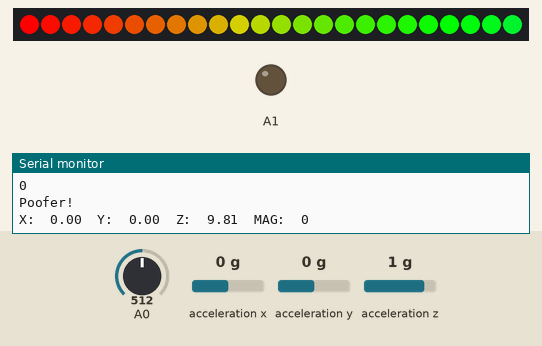
A sketch run on a simulated Arduino Uno, built with avr-gcc and run on an emulated ATmega328P. On the bench: 24 RGB LEDs in strip order, left to right, output pins drawn as LEDs (lit = HIGH), the last lines printed to the serial monitor. The inputs (shaded band) are chosen by the test bench; at power-on: A0 = 512, acceleration x 0 g, acceleration y 0 g, acceleration z 1 g. The strip is taken to match the declared colour order.

Above: at 2.2 s.
2.3 s: A0 set to 75
At 4.2 s:
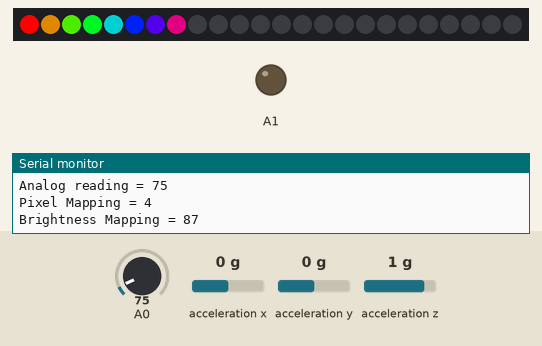
6.0 s: A0 set to 180
At 6.8 s:
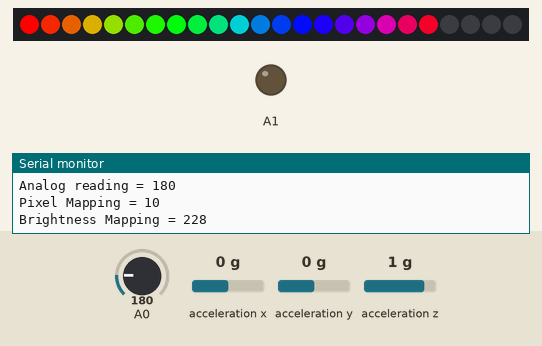
11.5 s: A0 set to 160
At 13.2 s:
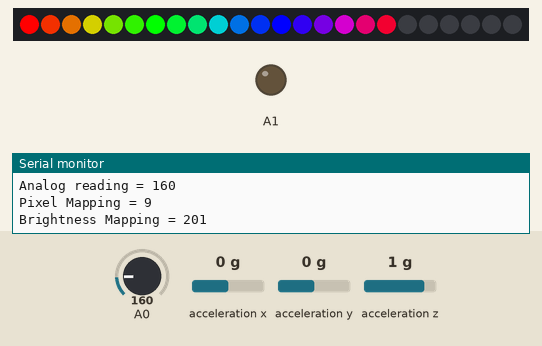
17.4 s: A0 set to 30
At 21.7 s:
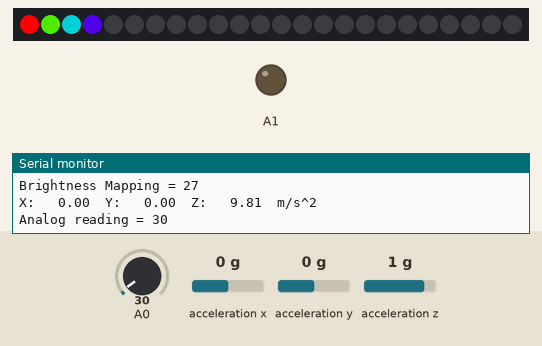
21.8 s: A0 set to 306
At 23.2 s:
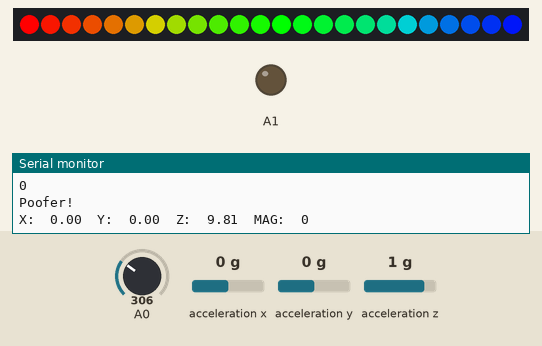
27.0 s: A0 set to 992
At 29.0 s:
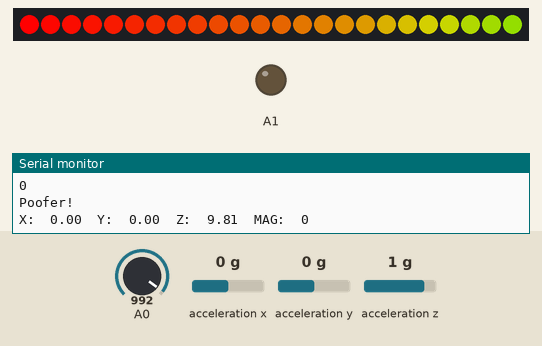
Timing chart, 0 to 33.4 s (numbered marks = the images above; inputs shaded):
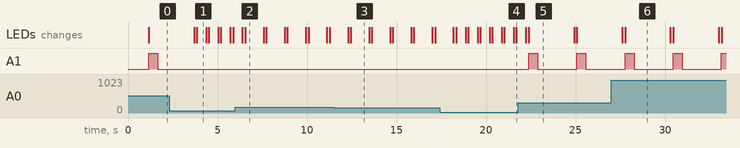

The sketch:

spank-o-meter.ino
```cpp
#include <Adafruit_NeoPixel.h>
#include "Adafruit_WS2801.h"
#include <Adafruit_MMA8451.h>
#include <Adafruit_Sensor.h>
#include "SPI.h"
#include "Wire.h"

#define PIN 3
#define NUM_LEDS 24
#define LOW_READ 10
#define HIGH_READ 200

sensors_event_t event;

Adafruit_NeoPixel strip = Adafruit_NeoPixel(NUM_LEDS, PIN, NEO_RGB + NEO_KHZ800);
Adafruit_MMA8451 mma = Adafruit_MMA8451();

int fsrReading;      // the analog reading from. the FSR resistor divider
int fsrReadingBefore;
int pixelMapping;
int brightnessMapping;
int tmpvector = 0;

void setup(void) {

  Serial.begin(9600);   // We'll send debugging information via the Serial monitor
  strip.begin();
  strip.show();
  rainbowCycle(12);
  delay(1000);
  analogWrite(A1, 0);

  if (!mma.begin()) { Serial.println("Couldnt start"); } else {
    Serial.println("MMA8451 found!");
    Serial.print("Range = "); Serial.print(2 << mma.getRange());
    Serial.println("G");
  }

  mma.setRange(MMA8451_RANGE_4_G);

}

void loop(void) {

  fsrReading = 0;
  int i=0;

  mma.getEvent(&event);

  if (event.acceleration.x > 1.5 || event.acceleration.y > 1.5 || event.acceleration.z > 1.5) {

    while (i < 1000) {

      if (fsrReading < analogRead(A0)) { fsrReading = analogRead(A0); }
      i++;

    }

    if (fsrReading > LOW_READ) {

      pixelMapping = map(fsrReading,LOW_READ,HIGH_READ,1,12);
      brightnessMapping = map(fsrReading,LOW_READ,HIGH_READ,1,255);

      Serial.print("X: \t"); Serial.print(event.acceleration.x);
      Serial.print("\t");
      Serial.print("Y: \t"); Serial.print(event.acceleration.y);
      Serial.print("\t");
      Serial.print("Z: \t"); Serial.print(event.acceleration.z);
      Serial.print("\t");
      Serial.println("m/s^2 ");

      Serial.print("Analog reading = ");
      Serial.println(fsrReading);

      Serial.print("Pixel Mapping = ");
      Serial.println(pixelMapping);

      Serial.print("Brightness Mapping = ");
      Serial.println(brightnessMapping);
      Serial.println("");

      //strip.setBrightness(brightnessMapping);
      rainbowCycle(pixelMapping);

      if (pixelMapping >= 12) {

        Serial.println(tmpvector);

        analogWrite(A1, 1024);       // turn on pullup resistors
        Serial.println("Poofer!");
        delay(500);
        analogWrite(A1, 0);      // turn on pullup resistors

        Serial.print("X:\t"); Serial.print(event.data[0]);
        Serial.print("\tY:\t"); Serial.print(event.data[1]);
        Serial.print("\tZ:\t"); Serial.print(event.data[2]);
        Serial.print("\tMAG:\t"); Serial.print(tmpvector);
        Serial.println();

        delay(2000);

      }
      else if (pixelMapping >= 6) {

        delay(1000);

      } else {

        delay(500);

      }

    }

  }

  clear();

}

// Fill the dots one after the other with a color
void clear() {
  for(uint16_t i=0; i<strip.numPixels(); i++) {
    strip.setPixelColor(i, Color(0,0,0));
    strip.show();
  }
}

// Slightly different, this one makes the rainbow wheel equally distributed
// along the chain
void rainbowCycle(int pixels) {

  pixels = pixels * 2;

  int i, j;

    for (i=0; i < pixels; i++) {
      // tricky math! we use each pixel as a fraction of the full 96-color wheel
      // (thats the i / strip.numPixels() part)
      // Then add in j which makes the colors go around per pixel
      // the % 96 is to make the wheel cycle around
      strip.setPixelColor(i, Wheel( ((i * 256 / pixels) + j) % 256) );
    }

    strip.show();   // write all the pixels out

}

// Input a value 0 to 255 to get a color value.
// The colours are a transition r - g - b - back to r.
uint32_t Wheel(byte WheelPos) {
  WheelPos = 255 - WheelPos;
  if(WheelPos < 85) {
    return Color(255 - WheelPos * 3, 0, WheelPos * 3);
  }
  if(WheelPos < 170) {
    WheelPos -= 85;
    return Color(0, WheelPos * 3, 255 - WheelPos * 3);
  }
  WheelPos -= 170;
  return Color(WheelPos * 3, 255 - WheelPos * 3, 0);
}

// Create a 24 bit color value from R,G,B
uint32_t Color(byte r, byte g, byte b)
{
  uint32_t c;
  c = r;
  c <<= 8;
  c |= g;
  c <<= 8;
  c |= b;
  return c;
}
```

Measured:
- after the input at 2.3 s, A1: stays LOW (without the input it goes to HIGH after 1.5 s); the LEDs: first differ from a run without the input after 1.5 s (image 1)
- after the input at 6.0 s, the LEDs: first differ from a run without the input after 0.55 s (image 2)
- after the input at 11.5 s, the LEDs: first differ from a run without the input after 0.94 s (image 3)
- after the input at 17.4 s, the LEDs: first differ from a run without the input after 0.92 s (image 4)
- after the input at 21.8 s, A1: alternates HIGH for 0.51 s and LOW for 2.2 s, starting after 0.58 s; the LEDs: first differ from a run without the input after 0.59 s (image 5)
- after the input at 27.0 s, the LEDs: first differ from a run without the input after 0.77 s (image 6)
- what the display in image 1 shows lasts 0.6 s, from 3.8 s to 4.4 s
